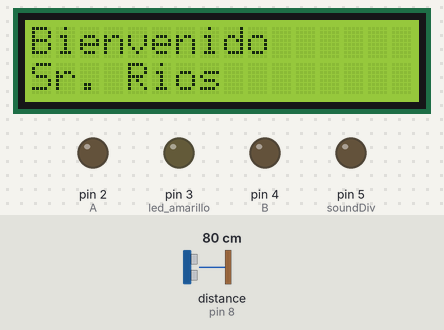
This sketch was run on a simulated Arduino Uno, built with avr-gcc and run on an emulated ATmega328P. Parts: 16×2 character LCD, output pins drawn as LEDs (lit = HIGH). Wiring (inferred from the names in the program): ultrasonic range finder: trigger pin 9; echo pin 8. The inputs (shaded band) are chosen by the test bench; at power-on: distance to the obstacle (sensor on pin 8) 80 cm. The echo pulse lasts 58.3 µs per cm; pins used as bus, display or sensor lines are not drawn.

Above: at 0.3 s.
At 3.3 s:
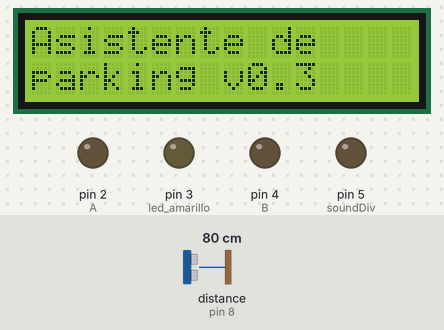

Measured:
- what the display in image 0 shows lasts 3.1 s, from 0.2 s to 3.3 s
- what the display in image 1 shows lasts 3.0 s, from 3.3 s to 6.3 s

The sketch:

Parqueadero.ino
```cpp
#include <LiquidCrystal_I2C.h>
#include <Wire.h>
// variables para la pantalla
LiquidCrystal_I2C lcd(0x27, 16, 2);
// variables para el encoder
int A = 2;
int B = 4;
float Anterior = 58.2;
volatile float calibrador = 50;

//float calibrador = 58.2;
// variable muestra para el muestreo del sensor.
int muestras = 5;
// distancias en mm a medir
int ingreso= 300;
int inter= 150 ;
int parqueado= 20;
// los pines que se van a usar
int trig = 9;
int eco = 8;
// los pines que van a usar los led
int soundDiv = 5;
int led_verde = 4;
int led_amarillo = 3;
int led_rojo = 2;

// variables para el llamado de funciones
float distancia;
float filter;
float tempo;
void ncoderSU()
{
  pinMode(A, INPUT);
  pinMode(B, INPUT);
  attachInterrupt(digitalPinToInterrupt(A), encoder, LOW);
}
void encoder()
{
  static unsigned long ultimaInterrupcion = 0; // variable static con ultimo valor de
                                               // tiempo de interrupcion
  unsigned long tiempoInterrupcion = millis(); // variable almacena valor de func. millis

  if (tiempoInterrupcion - ultimaInterrupcion > 5)
  {                             // rutina antirebote desestima
                                // pulsos menores a 5 mseg.
    if (digitalRead(B) == HIGH) // si B es HIGH, sentido horario
    {
      calibrador++; // incrementa POSICION en 1
    }
    else
    {             // si B es LOW, senti anti horario
      calibrador--; // decrementa POSICION en 1
    }
    calibrador = min(100, max(0, calibrador)); // establece limite inferior de 0 ysuperior de 100 para POSICION
    ultimaInterrupcion = tiempoInterrupcion; // guarda valor actualizado del tiempo
     }                                          // de la interrupcion en variable static
}
void initLedS(){
  const char* deve = "Sr. Rios ";
  const char* vershon = "parking v0.3";

  lcd.init();
  lcd.backlight();
  lcd.setBacklight(HIGH);
  lcd.begin(16, 2);
  lcd.clear();
  lcd.setCursor(0, 0);
  lcd.print("Bienvenido ");
  lcd.setCursor(0, 1);
  lcd.print(deve);
  delay(3000);
  lcd.clear();
  lcd.print("Asistente de  ");
  lcd.setCursor(0, 1);
  lcd.print(vershon);
  delay(3000);
  lcd.clear();
}

void setup()
{
  // setup del ncoder
  ncoderSU();
  // configuracion inicial para la pantalla con saludo
  initLedS();
  // configuracion del sensor
  pinMode(trig, OUTPUT);
  pinMode(eco, INPUT);
  // configuracion de las luces
  pinMode(led_verde, OUTPUT);
  pinMode(led_amarillo, OUTPUT);
  pinMode(led_rojo, OUTPUT);
  pinMode(soundDiv, OUTPUT);
  Serial.begin(9600);
}

float tempoSen()// obtiene el tiempo entre ecos del sensor.
{
  float duracion = 0;

  digitalWrite(trig, HIGH);
  delayMicroseconds(10);
  digitalWrite(trig, LOW);
  duracion = pulseIn(eco, HIGH);
  delayMicroseconds(50);

  return duracion;
}
float filtradoPromedio(int samplesNumber, float (*funct)()) // *funct vendria a ser --> tempoSen() y promedia la cantidad de samplesNumber muestras
{
  float sum;
  for (int i = 0; i < samplesNumber; i++)
  {
    sum += funct();
  }

  return sum / samplesNumber;
}

float medicionDistancia(float filtrado){
int distancia = filtrado/calibrador;
Serial.print(distancia);
lcd.print("D: ");
lcd.print(String(distancia));
lcd.setCursor(0, 1);

return distancia;
}
void ledStatus(int state, int idLed){
  // estado : apagar(0),prender(1), intermitente(2)
  // identificador de led : cual led de que pin
      if (state == 2)
      {
        digitalWrite(idLed,HIGH);
        digitalWrite(soundDiv,HIGH);
            delay(400);
        digitalWrite(idLed, LOW);
        digitalWrite(soundDiv, LOW);
      }else if (state == 1)
      {
        digitalWrite(idLed, HIGH);
      }else
      {
        digitalWrite(idLed, LOW);
      }
}


void loop()
{
  filter = filtradoPromedio(muestras, tempoSen);
  if (filter >= 150 && filter <= 25000)
  {
    int D;
       D =  medicionDistancia(filter);
       if (D < ingreso)
       {
         ledStatus(1,led_rojo);
         ledStatus(2, led_verde);
         ledStatus(2, led_amarillo);
        }
        else if (D >= ingreso && D < inter)
        {
          ledStatus(0, led_rojo);
          ledStatus(2, led_verde);
          ledStatus(1, led_amarillo);
        }
        else if (D >= ingreso && D < inter)
        {
          ledStatus(0, led_rojo);
          ledStatus(2, led_verde);
          ledStatus(0, led_amarillo);
        }
  }
    }
```
